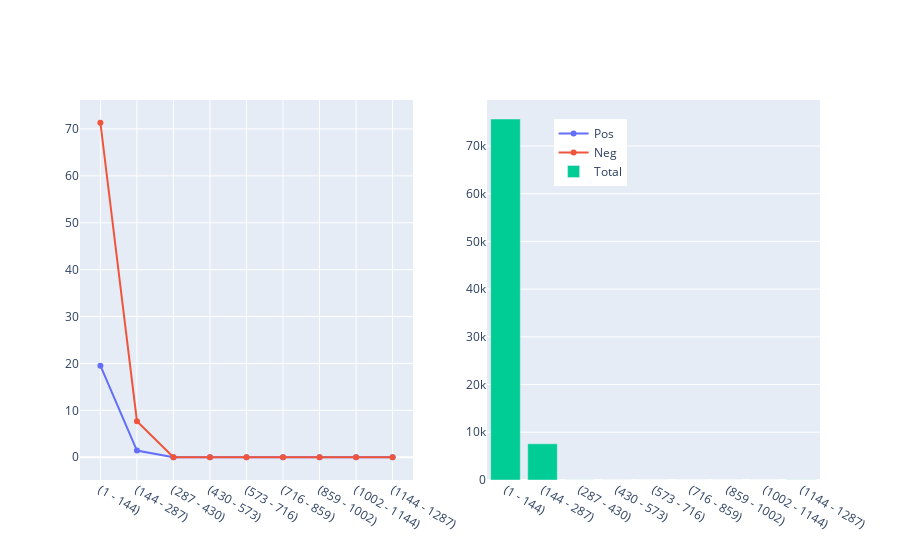
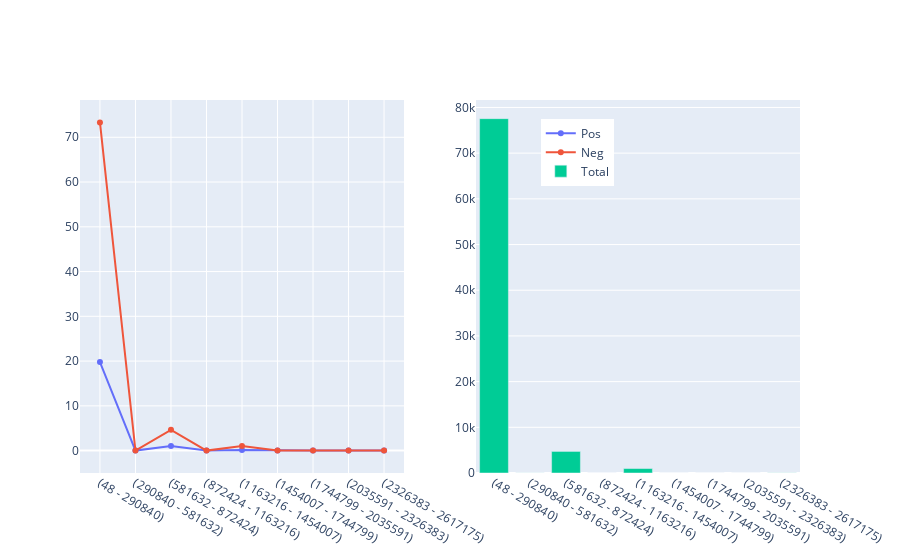
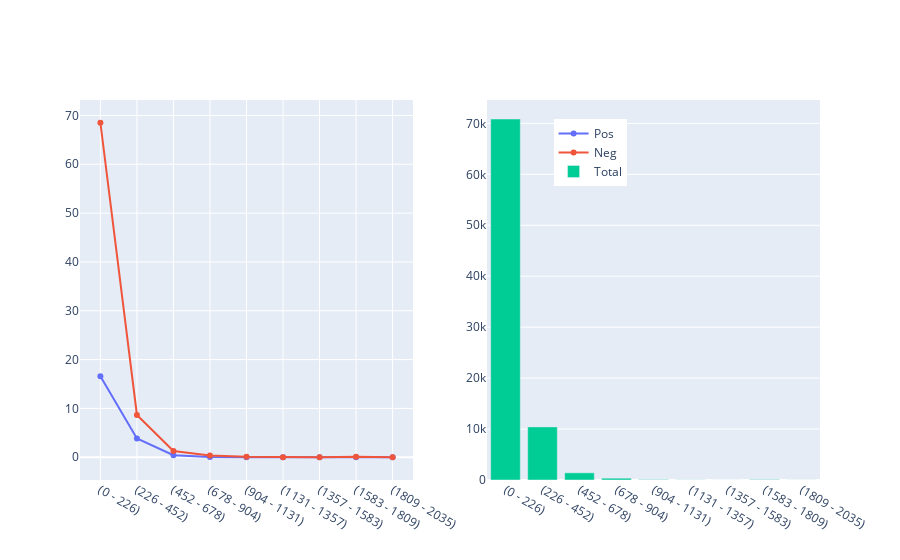
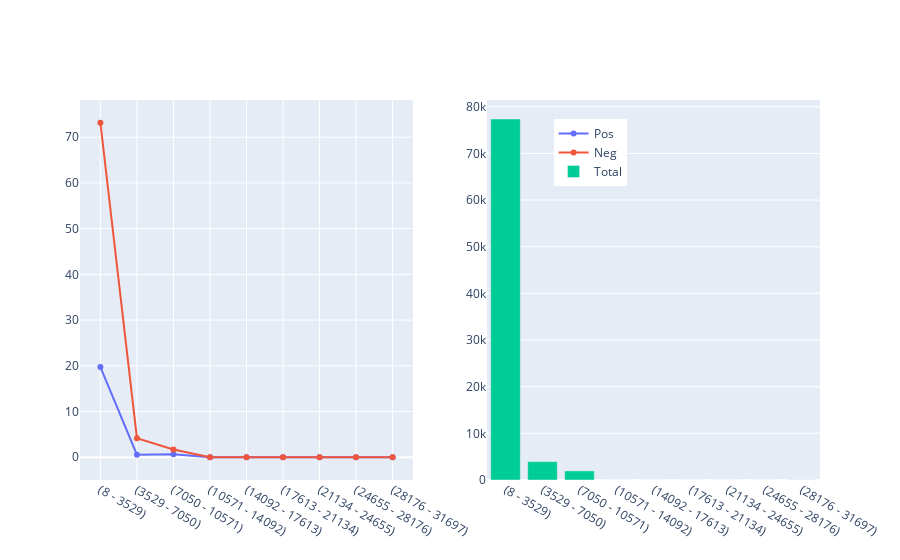

These figures' notebook cell, in order:
### Code cell
features_columns=[col_name.replace(' ', '_')
              .replace('(', '')
              .replace(')', '') 
              for col_name in features_columns]  
features_columns_red= features_columns.copy()
features_columns_red.remove('COD_ISTAT_COMUNE_PRELIEVO')

for zoo_label, zoo_data in datatasets.items():
    for col in features_columns_red:
        data_feature=zoo_data[[col,'ESITO']]
        
        # use predefined bins in case of percentage field
        
        if '%' in col:
             bins= np.linspace(0,100,10)
        # calculate bins in case of real values    
        else:
            bins= np.linspace(data_feature[col].min(),data_feature[col].max(),10)
        
        names= ["({:.0f}".format( bins[i-1])+" - " +"{:.0f}) ".format( bins[i]) for i in range(1,len(bins))]
            
        # create the bins column
        data_feature[col+'_bins'] = pd.cut(data_feature[col], bins, labels=names, include_lowest=True)
        
        #drop the original column so only the bin one remains
        data_feature=data_feature.drop([col], axis=1)
        
        # filter only positive and drop ESITO col
        data_feature_p=data_feature[data_feature['ESITO']==1].drop(['ESITO'], axis=1)
        len_p=len(data_feature_p)
        
        # filter only negarive and drop ESITO col
        data_feature_n=data_feature[data_feature['ESITO']==0].drop(['ESITO'], axis=1)
        len_n=len(data_feature_n)
        
        # group by bins and count only Negative
        data_feature_n=data_feature_n.groupby([col+'_bins']).size().reset_index(name='counts')
        data_feature_n['ratio']=data_feature_n['counts']/(len_n+len_p)*100
        data_feature_n['type']='Neg'
        
        # group by bins and count only Positive
        data_feature_p=data_feature_p.groupby([col+'_bins']).size().reset_index(name='counts')
        data_feature_p['ratio']=data_feature_p['counts']/(len_n+len_p)*100
        data_feature_p['type']='Pos'
        
        # rebuild the dataset
        data_feature_p_n=data_feature_p.append(data_feature_n)

        # group by bins and count total obeservations
        data_feature_tot_np=data_feature.drop(['ESITO'], axis=1)
        data_feature_tot_np=data_feature_tot_np.groupby([col+'_bins']).size().reset_index(name='counts')
        data_feature_tot_np['type']='Total'
        
        fig1=px.line(data_feature_p_n, 
           x=col+'_bins', 
           y="ratio", 
           color="type", 
           #barmode="group"
          )


        fig2=px.bar(data_feature_tot_np, 
           x=col+'_bins', 
           y="counts", 
           color="type", 
          # barmode="group"
          )

        fig = make_subplots(rows=1, cols=2)
        fig.update_layout(
            legend=dict( yanchor="top",y=0.95,xanchor="left",x=0.64),

            #title=zoo_label': '+ col + ' analisys:'
    )
        for d in fig1.data:
            fig.add_trace(go.Scatter(x=d['x'], y=d['y'], name = d['name']), row=1, col=1)
            #fig.update_yaxes(tickprefix="$")
        for d in fig2.data:
            fig.add_trace((go.Bar(x=d['x'], y=d['y'],  name = d['name'])), row=1, col=2, )
        display(fig)
        fig.write_image(('images/geofeaturescharts/SiIsCover_'+ zoo_label +'_feature_'+ col+'_probability_ranges.png').replace('%','percentage'))
        display(len_p)
        display(len_n)
        #display(data_feature.groupby([col+'_bins', 'ESITO']).size().reset_index(name='counts'))

### Figure 1 — Plotly figure (JSON) as saved in the notebook; plotly's stock layout.template omitted (floating-point values rounded to 4 significant figures)
{"data": [{"name": "Pos", "type": "scatter", "x": ["(1 - 144) ", "(144 - 287) ", "(287 - 430) ", "(430 - 573) ", "(573 - 716) ", "(716 - 859) ", "(859 - 1002) ", "(1002 - 1144) ", "(1144 - 1287) "], "xaxis": "x", "y": [19.52, 1.419, 0.004803, 0.002401, 0.001201, 0, 0, 0, 0.003602], "yaxis": "y"}, {"name": "Neg", "type": "scatter", "x": ["(1 - 144) ", "(144 - 287) ", "(287 - 430) ", "(430 - 573) ", "(573 - 716) ", "(716 - 859) ", "(859 - 1002) ", "(1002 - 1144) ", "(1144 - 1287) "], "xaxis": "x", "y": [71.32, 7.689, 0.01201, 0.003602, 0, 0, 0, 0, 0.02642], "yaxis": "y"}, {"name": "Total", "type": "bar", "x": ["(1 - 144) ", "(144 - 287) ", "(287 - 430) ", "(430 - 573) ", "(573 - 716) ", "(716 - 859) ", "(859 - 1002) ", "(1002 - 1144) ", "(1144 - 1287) "], "xaxis": "x2", "y": [75655, 7586, 14, 5, 1, 0, 0, 0, 25], "yaxis": "y2"}], "layout": {"legend": {"x": 0.64, "xanchor": "left", "y": 0.95, "yanchor": "top"}, "xaxis": {"anchor": "y", "domain": [0, 0.45]}, "xaxis2": {"anchor": "y2", "domain": [0.55, 1]}, "yaxis": {"anchor": "x", "domain": [0, 1]}, "yaxis2": {"anchor": "x2", "domain": [0, 1]}}}

### Figure 2 — Plotly figure (JSON) as saved in the notebook; plotly's stock layout.template omitted (floating-point values rounded to 4 significant figures)
{"data": [{"name": "Pos", "type": "scatter", "x": ["(48 - 290840) ", "(290840 - 581632) ", "(581632 - 872424) ", "(872424 - 1163216) ", "(1163216 - 1454007) ", "(1454007 - 1744799) ", "(1744799 - 2035591) ", "(2035591 - 2326383) ", "(2326383 - 2617175) "], "xaxis": "x", "y": [19.79, 0.003602, 1.023, 0, 0.1321, 0, 0, 0, 0.003602], "yaxis": "y"}, {"name": "Neg", "type": "scatter", "x": ["(48 - 290840) ", "(290840 - 581632) ", "(581632 - 872424) ", "(872424 - 1163216) ", "(1163216 - 1454007) ", "(1454007 - 1744799) ", "(1744799 - 2035591) ", "(2035591 - 2326383) ", "(2326383 - 2617175) "], "xaxis": "x", "y": [73.33, 0.01321, 4.645, 0.002401, 1.036, 0, 0, 0, 0.02642], "yaxis": "y"}, {"name": "Total", "type": "bar", "x": ["(48 - 290840) ", "(290840 - 581632) ", "(581632 - 872424) ", "(872424 - 1163216) ", "(1163216 - 1454007) ", "(1454007 - 1744799) ", "(1744799 - 2035591) ", "(2035591 - 2326383) ", "(2326383 - 2617175) "], "xaxis": "x2", "y": [77551, 14, 4721, 2, 973, 0, 0, 0, 25], "yaxis": "y2"}], "layout": {"legend": {"x": 0.64, "xanchor": "left", "y": 0.95, "yanchor": "top"}, "xaxis": {"anchor": "y", "domain": [0, 0.45]}, "xaxis2": {"anchor": "y2", "domain": [0.55, 1]}, "yaxis": {"anchor": "x", "domain": [0, 1]}, "yaxis2": {"anchor": "x2", "domain": [0, 1]}}}

### Figure 3 — Plotly figure (JSON) as saved in the notebook; plotly's stock layout.template omitted (floating-point values rounded to 4 significant figures)
{"data": [{"name": "Pos", "type": "scatter", "x": ["(0 - 226) ", "(226 - 452) ", "(452 - 678) ", "(678 - 904) ", "(904 - 1131) ", "(1131 - 1357) ", "(1357 - 1583) ", "(1583 - 1809) ", "(1809 - 2035) "], "xaxis": "x", "y": [16.58, 3.851, 0.4094, 0.06724, 0.02521, 0.01321, 0, 0.001201, 0], "yaxis": "y"}, {"name": "Neg", "type": "scatter", "x": ["(0 - 226) ", "(226 - 452) ", "(452 - 678) ", "(678 - 904) ", "(904 - 1131) ", "(1131 - 1357) ", "(1357 - 1583) ", "(1583 - 1809) ", "(1809 - 2035) "], "xaxis": "x", "y": [68.5, 8.668, 1.285, 0.359, 0.08285, 0.02161, 0.007204, 0.1177, 0.008405], "yaxis": "y"}, {"name": "Total", "type": "bar", "x": ["(0 - 226) ", "(226 - 452) ", "(452 - 678) ", "(678 - 904) ", "(904 - 1131) ", "(1131 - 1357) ", "(1357 - 1583) ", "(1583 - 1809) ", "(1809 - 2035) "], "xaxis": "x2", "y": [70863, 10426, 1411, 355, 90, 29, 6, 99, 7], "yaxis": "y2"}], "layout": {"legend": {"x": 0.64, "xanchor": "left", "y": 0.95, "yanchor": "top"}, "xaxis": {"anchor": "y", "domain": [0, 0.45]}, "xaxis2": {"anchor": "y2", "domain": [0.55, 1]}, "yaxis": {"anchor": "x", "domain": [0, 1]}, "yaxis2": {"anchor": "x2", "domain": [0, 1]}}}

### Figure 4 — Plotly figure (JSON) as saved in the notebook; plotly's stock layout.template omitted (floating-point values rounded to 4 significant figures)
{"data": [{"name": "Pos", "type": "scatter", "x": ["(8 - 3529) ", "(3529 - 7050) ", "(7050 - 10571) ", "(10571 - 14092) ", "(14092 - 17613) ", "(17613 - 21134) ", "(21134 - 24655) ", "(24655 - 28176) ", "(28176 - 31697) "], "xaxis": "x", "y": [19.74, 0.5715, 0.6388, 0, 0, 0, 0, 0, 0.003602], "yaxis": "y"}, {"name": "Neg", "type": "scatter", "x": ["(8 - 3529) ", "(3529 - 7050) ", "(7050 - 10571) ", "(10571 - 14092) ", "(14092 - 17613) ", "(17613 - 21134) ", "(21134 - 24655) ", "(24655 - 28176) ", "(28176 - 31697) "], "xaxis": "x", "y": [73.16, 4.158, 1.703, 0, 0, 0, 0, 0, 0.02642], "yaxis": "y"}, {"name": "Total", "type": "bar", "x": ["(8 - 3529) ", "(3529 - 7050) ", "(7050 - 10571) ", "(10571 - 14092) ", "(14092 - 17613) ", "(17613 - 21134) ", "(21134 - 24655) ", "(24655 - 28176) ", "(28176 - 31697) "], "xaxis": "x2", "y": [77372, 3939, 1950, 0, 0, 0, 0, 0, 25], "yaxis": "y2"}], "layout": {"legend": {"x": 0.64, "xanchor": "left", "y": 0.95, "yanchor": "top"}, "xaxis": {"anchor": "y", "domain": [0, 0.45]}, "xaxis2": {"anchor": "y2", "domain": [0.55, 1]}, "yaxis": {"anchor": "x", "domain": [0, 1]}, "yaxis2": {"anchor": "x2", "domain": [0, 1]}}}
